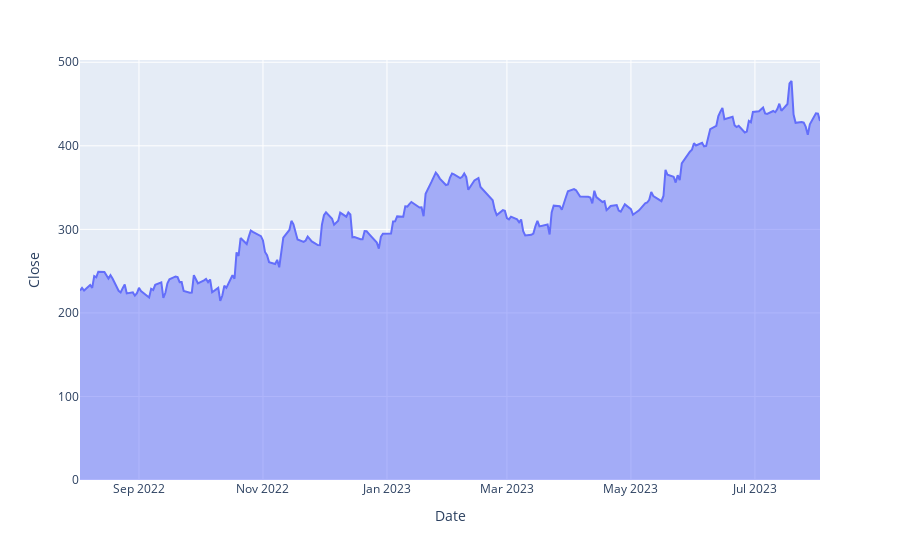

The code cell stored with this chart in its notebook:
### Code cell
px.area(df,x='Date',y='Close')

### Figure 1 — Plotly figure (JSON) as saved in the notebook; plotly's stock layout.template omitted (floating-point values rounded to 4 significant figures; data arrays with more than 128 entries replaced by an {"elided": "..."} marker saying what was removed)
{"data": [{"fillpattern": {"shape": ""}, "hovertemplate": "Date=%{x}<br>Close=%{y}<extra></extra>", "legendgroup": "", "line": {"color": "#636efa"}, "marker": {"symbol": "circle"}, "mode": "lines", "name": "", "orientation": "v", "showlegend": false, "stackgroup": "1", "type": "scatter", "x": {"elided": "251 str values"}, "xaxis": "x", "y": {"elided": "251 float values"}, "yaxis": "y"}], "layout": {"legend": {"tracegroupgap": 0}, "margin": {"t": 60}, "xaxis": {"anchor": "y", "domain": [0, 1], "title": {"text": "Date"}}, "yaxis": {"anchor": "x", "domain": [0, 1], "title": {"text": "Close"}}}}
